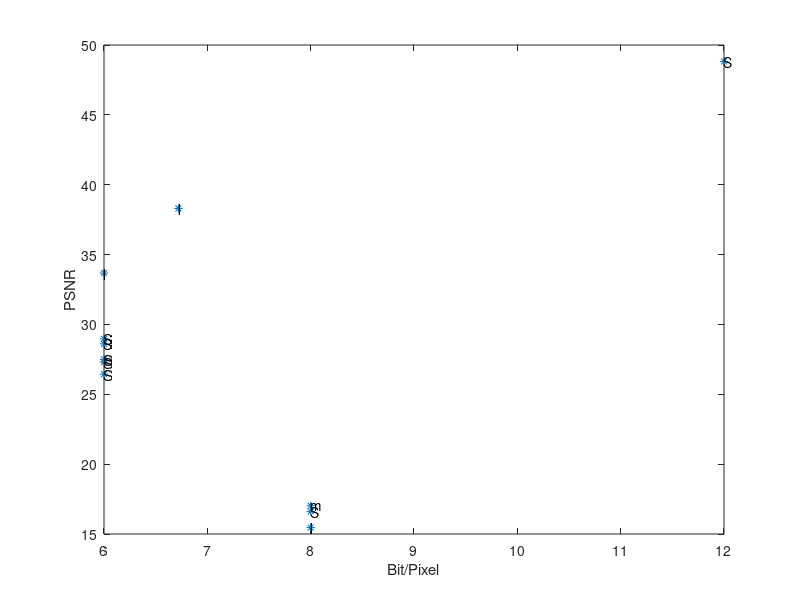

Reproduce this figure in MATLAB.
x=[8;8;8;
   6;6;6;6;
   6;6;12;
   6.72];
y=[16.624;15.46;17.021;
    27.3;27.5;26.44;28.61;
    28.959;33.677;48.82;
    38.3];
Name=["Smalldril.tif-Start";"lena.tif-Start";"monarch.tif-Start";...
    "Satpic1.bmp-Gaussian Prefilter"; "Satpic1.bmp-Gaussian notPrefilter";"Satpic1.bmp-FIR Prefilter";"Satpic1.bmp-FIR notPrefilter";...
    "Sail.tif-RGB Resample";"lena.tif-RGB Resample";"Sail.tif-Chrominance Resample";...
    "lena.tif-Predictive"];
figure;
plot(x,y,'*');
xlabel('Bit/Pixel');
ylabel('PSNR');
for i=1:length(x)
    text(x(i),y(i),Name(i))
end